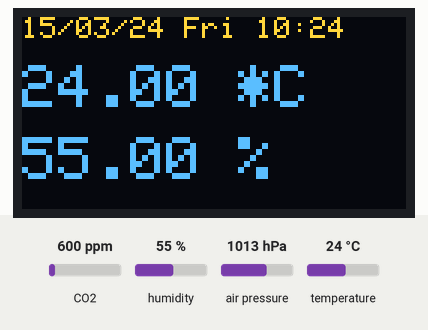
Simulated run of this sketch. Board: ESP8266 (NodeMCU). Shown: 128×64 one-colour display. The test bench sets the inputs (shaded band); at power-on: CO2 600 ppm, humidity 55 %, air pressure 1013 hPa, temperature 24 °C. The OLED is the two-colour kind (top 16 rows yellow); WiFi joins after 1.5 s; servers stay silent unless stated; the display library's start-up logo is not drawn; the local clock reads 2024-03-15 10:24:30 at power-on unless the sketch sets it; storage starts empty; what the sketch prints to the serial monitor is not drawn.

Above: at 2.8 s.
2.9 s: CO2 set to 452 ppm
At 7.7 s:
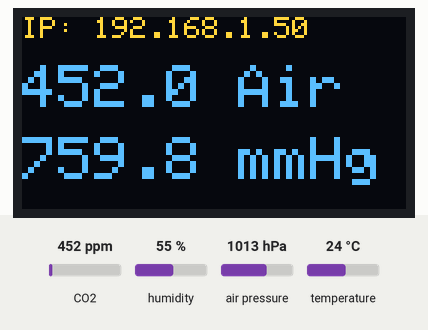
13.4 s: humidity set to 22 %
At 22.8 s:
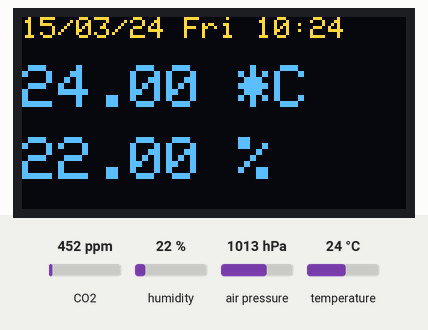
23.4 s: air pressure set to 952 hPa
At 27.9 s:
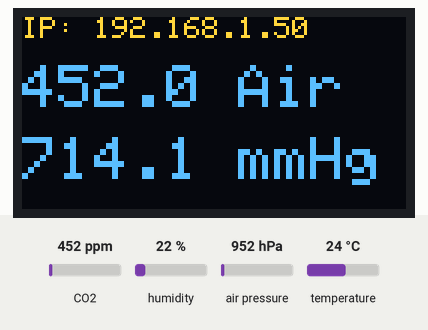
38.4 s: temperature set to 12 °C
At 43.1 s:
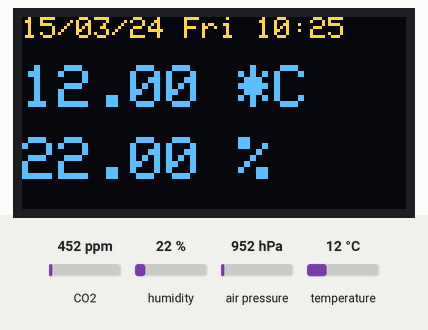
Timing chart, 0 to 44.6 s (numbered marks = the images above; inputs shaded):
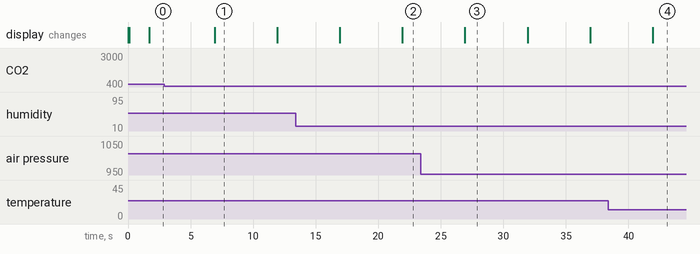

Measured:
- after the input at 2.9 s, the display: changes after 4.0 s (image 1)
- after the input at 13.4 s, the display: first differs from a run without the input after 8.5 s (image 2)
- after the input at 38.4 s, the display: changes after 3.5 s (image 4)
- what the display in image 1 shows lasts 5.0 s, from 6.9 s to 11.9 s

The sketch:

esp8266_inHome_weather_server.ino
```cpp
// (licence header left out)
#include "HelpFunctions.h"
#include "Constants.h"
#include "Initialisation.h"
#include "NTP.h"

void setup(void) {

  pinMode(LED_BUILTIN, OUTPUT);
  digitalWrite(LED_BUILTIN, HIGH);    // tern on
  delay(10);
  Serial.begin(115200);
  delay(10);

  // actions with display
  display.begin(SSD1306_SWITCHCAPVCC, 0x3C);  // initialize with the I2C addr 0x3C
  display.display();
  delay(10);
  display.clearDisplay();                 // Clear the buffer.
  display.setTextColor(WHITE);            // 'inverted' text
  display.setTextSize(2);
  display.setCursor(0, 0);
  display.println(" inHome\n  weather\n   server\nLoading...");
  display.display();

  delay(10);

  bme.begin(0x76);      // I2C adr.
  rtc.begin();

  startWiFi();          // Start a Wi-Fi access point, and try to connect to some given access points.
  startOTA();           // Start the OTA service
  startSPIFFS();        // Start the SPIFFS and list all contents
  startMDNS();          // Start the mDNS responder
  startServer();        // Start a HTTP server with a file read handler and an upload handler
  startUDP();           // Start listening for UDP messages to port 123
  tryGetNTPresponse();  // connect to a NTP server

  digitalWrite(LED_BUILTIN, LOW); // tern off
}

/*________________________________________LOOP________________________________________*/
void loop(void) {

  ArduinoOTA.handle();      // listen for OTA events
  server.handleClient();    // run the server

  unsigned long currentMillis = millis();

  if (currentMillis - sensorsUpdateMillis > sensorsUpdatePeriod) {     // update sensors every 'period'
    sensorsUpdateMillis = currentMillis;

    sensorData();                           // get sensors data

    if (correction_delta) {                 // temperature correction: get delta
      if (currentMillis >= 600000) {        // timer = 10 min
        delta_t = t - t_zero;
        correction_delta = false;
        Serial.println("temperature correction done");
      }
    }
  } else if (first_power_on) {
    sensorData();
    sensorDataError(t, h, p);             // handle 'nan' data at first boot
    displayYourStaff();                   // show collected data

    first_power_on = false;
    writeSensorsDataTotheFiles();         // write sensor data on boot up (power On) when they are ready
  }

  if (currentMillis - lcd_update_Millis > lcd_update_period) {
    lcd_update_Millis = currentMillis;

    displayYourStaff();                   // show collected data
  }

  if (currentMillis - sensorsRequestMillis > sensorsRequestPeriod) {
    sensorsRequestMillis = currentMillis;

    writeSensorsDataTotheFiles();         // write data to .csv files
  }

  if (currentMillis - wifiReconnectMillis > wifiReconnectPeriod) {     // update sensors every 'period'
    wifiReconnectMillis = currentMillis;

    if (wifiMulti.run() == WL_DISCONNECTED ||
        wifiMulti.run() == WL_IDLE_STATUS ||
        wifiMulti.run() == WL_CONNECT_FAILED) { // reconnect to a new Wifi point
      startWiFi();
    }
  }

  if (currentMillis - prevNTPMillis > intervalNTP) {  // Request the time from the time server every hour
    prevNTPMillis = currentMillis;

    tryGetNTPresponse();                        // work with NTP and try to synchronize RTC with time Server
  }
}

/*________________________________________SETUP_FUNCTIONS________________________________________*/

void startWiFi() {      // Try to connect to some given access points. Then wait for a connection
  WiFi.mode(WIFI_STA);
  //WiFi.begin(ssid, password);
  wifiMulti.addAP(ssid_3, password_3);
  wifiMulti.addAP(ssid_4, password_4);
  wifiMulti.addAP(ssid_1, password_1);        // add Wi-Fi networks you want to connect to
  wifiMulti.addAP(ssid_2, password_2);

  Serial.println("Connecting...");            // Wait for the Wi-Fi to connect
  wifiMulti.run();                            // wifiMulti.run() or WiFi.status()
  delay(10);

  if (wifiMulti.run() == WL_CONNECTED) {      // Tell us what network we're connected to
    Serial.println("\r\n");
    Serial.println("Connected to:\t" + (String) WiFi.SSID());
    Serial.print("IP address:\t");
    Serial.print(WiFi.localIP());
    Serial.println("\r\n");
  }
}

void startUDP() {
  Serial.println("Starting UDP");
  UDP.begin(localPort);                       // Start listening for UDP messages to port 123
  Serial.println("Local port:\t" + (String) UDP.localPort());
}

void startOTA() {     // Start the OTA service
  ArduinoOTA.setHostname(OTAName);
  ArduinoOTA.setPassword(OTAPassword);

  ArduinoOTA.onStart([]() {
    Serial.println("OTA Start...");
  });
  ArduinoOTA.onEnd([]() {
    Serial.println("\r\nEnd");
  });
  ArduinoOTA.onProgress([](unsigned int progress, unsigned int total) {
    digitalWrite(LED_BUILTIN, HIGH);          // tern on
    Serial.printf("Progress: %u%%\r", (progress / (total / 100)));
    digitalWrite(LED_BUILTIN, LOW);           // tern off
  });
  ArduinoOTA.onError([](ota_error_t error) {
    Serial.printf("Error[%u]: ", error);
    if (error == OTA_AUTH_ERROR) Serial.println("Auth Failed");
    else if (error == OTA_BEGIN_ERROR) Serial.println("Begin Failed");
    else if (error == OTA_CONNECT_ERROR) Serial.println("Connect Failed");
    else if (error == OTA_RECEIVE_ERROR) Serial.println("Receive Failed");
    else if (error == OTA_END_ERROR) Serial.println("End Failed");
  });
  ArduinoOTA.begin();
  Serial.println("OTA ready\r\n");
}

void startSPIFFS() {                            // Start the SPI Flash File System (SPIFFS)
  SPIFFS.begin();
  Serial.println("SPIFFS started. Contents:");
  {
    Dir dir = SPIFFS.openDir("/");
    while (dir.next()) {                        // List the file system contents
      String fileName = dir.fileName();
      size_t fileSize = dir.fileSize();
      Serial.printf("\tFS File: %s, size: %s\r\n", fileName.c_str(), formatBytes(fileSize).c_str());
    }
    Serial.printf("\n");
  }

  //  SPIFFS.remove("/tempr.csv");                // remove data file
  //  SPIFFS.remove("/hum.csv");
  //  SPIFFS.remove("/air.csv");
  //  SPIFFS.remove("/pre.csv");
}

void startMDNS() {                              // Start the mDNS
  MDNS.begin(mdnsName);
  Serial.println("mDNS responder started: http://" + (String) mdnsName + ".local");
}

void startServer() {                            // Start a HTTP server with a file read handler and an upload handler
  server.on("/edit.html", HTTP_POST, []() {     // If a POST request is sent to the /edit.html address,
    server.send(200, "text/plain", "");
  }, handleFileUpload);                         // go to 'handleFileUpload'

  server.onNotFound(handleNotFound);            // if someone requests any other file or page, go to function 'handleNotFound'
  // and check if the file exists
  server.begin();                               // start the HTTP server
  Serial.println("HTTP server started.");
}

/*________________________________________SERVER_HANDLERS________________________________________*/

void handleNotFound() {     // if the requested file or page doesn't exist, return a 404 not found error
  digitalWrite(LED_BUILTIN, HIGH);
  if (!handleFileRead(server.uri())) {      // check if the file exists in the flash memory (SPIFFS), if so, send it
    server.send(404, "text/plain", "404: File Not Found");
  }
  digitalWrite(LED_BUILTIN, LOW);
}

bool handleFileRead(String path) {                          // send the right file to the client (if it exists)
  digitalWrite(LED_BUILTIN, HIGH);
  //Serial.println("handleFileRead: " + path);
  if (path.endsWith("/")) path += "index.html";             // If a folder is requested, send the index file
  String contentType = getContentType(path);                // Get the MIME type
  String pathWithGz = path + ".gz";
  if (SPIFFS.exists(pathWithGz) ||
      SPIFFS.exists(path)) {   // If the file exists, either as a compressed archive, or normal
    if (SPIFFS.exists(pathWithGz))                          // If there's a compressed version available
      path += ".gz";                                        // Use the compressed version
    File file = SPIFFS.open(path, "r");                     // Open the file
    size_t sent = server.streamFile(file, contentType);     // Send it to the client
    file.close();                                           // Close the file again
    //Serial.println(String("\tSent file: ") + path);
    return true;
  }
  Serial.println(String("\tFile Not Found: ") + path);      // If the file doesn't exist, return false
  digitalWrite(LED_BUILTIN, LOW);
  return false;
}

void handleFileUpload() { // upload a new file to the SPIFFS
  digitalWrite(LED_BUILTIN, HIGH);                        // tern on
  HTTPUpload &upload = server.upload();
  String path;
  if (upload.status == UPLOAD_FILE_START) {
    path = upload.filename;
    if (!path.startsWith("/")) path = "/" + path;
    if (!path.endsWith(
          ".gz")) {                         // The file server always prefers a compressed version of a file
      String pathWithGz =
        path + ".gz";                  // So if an uploaded file is not compressed, the existing compressed
      if (SPIFFS.exists(pathWithGz))                     // version of that file must be deleted (if it exists)
        SPIFFS.remove(pathWithGz);
    }
    Serial.println("handleFileUpload Name: " + (String) path);
    fsUploadFile = SPIFFS.open(path,
                               "w");               // Open the file for writing in SPIFFS (create if it doesn't exist)
    path = String();
  } else if (upload.status == UPLOAD_FILE_WRITE) {
    if (fsUploadFile)
      fsUploadFile.write(upload.buf, upload.currentSize); // Write the received bytes to the file
  } else if (upload.status == UPLOAD_FILE_END) {
    if (fsUploadFile) {                                   // If the file was successfully created
      fsUploadFile.close();                               // Close the file again
      Serial.println("handleFileUpload Size: " + (String) upload.totalSize);
      server.sendHeader("Location", "/success.html");     // Redirect the client to the success page
      server.send(303);
    } else {
      server.send(500, "text/plain", "500: couldn't create file");
    }
  }
  digitalWrite(LED_BUILTIN, LOW);           // tern off
}

/*________________________________________HELPER_FUNCTIONS________________________________________*/

String getContentType(String filename) {      // convert the file extension to the MIME type
  if (filename.endsWith(".htm")) return "text/html";
  else if (filename.endsWith(".html")) return "text/html";
  else if (filename.endsWith(".css")) return "text/css";
  else if (filename.endsWith(".js")) return "application/javascript";
  else if (filename.endsWith(".png")) return "image/png";
  else if (filename.endsWith(".gif")) return "image/gif";
  else if (filename.endsWith(".jpg")) return "image/jpeg";
  else if (filename.endsWith(".ico")) return "image/x-icon";
  else if (filename.endsWith(".xml")) return "text/xml";
  else if (filename.endsWith(".pdf")) return "application/x-pdf";
  else if (filename.endsWith(".zip")) return "application/x-zip";
  else if (filename.endsWith(".gz")) return "application/x-gzip";
  return "text/plain";
}

void sensorData() {
  t = bme.readTemperature();
  h = bme.readHumidity();
  //a = gasSensor.getPPM();               // normal
  a = gasSensor.getCorrectedPPM(t, h);    // corrected
  //float zero = gasSensor.getRZero();    // check 'zero' and set you personal number in the MQ135 library
  //Serial.println("gas: " + (String)a + " zero: " + (String)zero);
  p = bme.readPressure() * 0.0075006;     // to 'mmHg'

  t -= delta_t;

  if (correction_t) {                     // temperature correction: get start number (room/PCB temperature)
    t_zero = t;
    correction_t = false;
  }
}

void displayYourStaff() {

  if (show) {   // display: time + temperature + humidity for 5 sec, then Wifi IP + air + pressure for 5 sec
    RTC();                                  // display Time

    display.setTextSize(2);
    display.println((String) t + " *C");
    display.setTextSize(1);                 // line spacing
    display.println("");
    display.setTextSize(2);
    display.println((String) h + " %");
    display.display();

    show = false;
  } else {
    display.clearDisplay();
    display.setTextSize(1);
    display.setCursor(0, 0);
    display.print("IP: ");
    display.println(WiFi.localIP());        // display IP
    display.println("");

    display.setTextSize(2);
    display.print(a, 1);                    // round to '.0'
    display.println(" Air");
    display.setTextSize(1);                 // line spacing
    display.println("");
    display.setTextSize(2);
    display.print(p, 1);                    // round from '738.92' to '738.9'
    display.println(" mmHg");
    display.display();

    show = true;
  }
}

void sendJson(int time_now) {
  if (!client.connect(host, httpPort)) {
    //Serial.println("connection failed");
    return;
  }

  StaticJsonDocument<200> doc;
  // DynamicJsonDocument  doc(200);
  doc["sensor"] = "esp8266";
  doc["time"] = time_now;
  doc["temp"] = t;
  doc["hum"] = h;
  doc["air"] = a;
  doc["pres"] = p;

  serializeJson(doc, client);

  unsigned long timeout = millis();
  while (client.available() == 0) {
    if (millis() - timeout > 5000) {
      Serial.println(">>> Client Timeout !");
      client.stop();
      return;
    }
  }

  // Read all the lines of the reply from server and print them to Serial
  while (client.available()) {
    String line = client.readStringUntil('\r');
    Serial.print(line);
  }

  client.print("q");

  Serial.println();
  Serial.println("closing connection");
}

void writeSensorsDataTotheFiles() {
  DateTime now = rtc.now();
  uint32_t timeNow = now.unixtime() - 3 * 60 * 60; // minus 3h, TODO: Time Zone Problem !!!
  if (timeNow != 0) {

    sendJson(timeNow);

    //    String t_t = (String) t;                 // Compare to "nan", to avoid holes in the graphic
    //    if (!t_t.equals("nan")) {
    //      File tempLog = SPIFFS.open("/tempr.csv", "a");  // Write the time and the temperature to the csv file
    //      tempLog.println((String) timeNow + ',' + (String) t);
    //      tempLog.close();
    //    }
    //
    //    String h_t = (String) h;
    //    if (!h_t.equals("nan")) {
    //      File humLog = SPIFFS.open("/hum.csv", "a");
    //      humLog.println((String) timeNow + ',' + (String) h);
    //      humLog.close();
    //    }
    //
    //    String air_t = (String) a;
    //    if (!air_t.equals("nan")) {
    //      File airLog = SPIFFS.open("/air.csv", "a");
    //      airLog.println((String) timeNow + ',' + (String) a);
    //      airLog.close();
    //    }
    //
    //    String press_t = (String) p;
    //    if (!press_t.equals("nan")) {
    //      File preLog = SPIFFS.open("/pre.csv", "a");
    //      preLog.println((String) timeNow + ',' + (String) p);
    //      preLog.close();
    //    }
  } else {                                  // If we didn't receive an NTP response yet, send another request
    sendNTPpacket(timeServerIP);
    delay(10);
  }
}

void RTC() {
  DateTime now = rtc.now();
  String rtc_day = ifTimeNumber10(now.day());
  String rtc_month = ifTimeNumber10(now.month());
  String rtc_year = ifTimeNumber10(now.year() - 2000);  // round from '2018' to '18'
  String rtc_hour = ifTimeNumber10(now.hour());
  String rtc_minute = ifTimeNumber10(now.minute());

  display.clearDisplay();
  display.setTextSize(1);
  display.setCursor(0, 0);

  display.print(rtc_day);
  display.print('/');
  display.print(rtc_month);
  display.print('/');
  display.print(rtc_year);
  display.print(" ");
  display.print(daysOfTheWeek[now.dayOfTheWeek()]);
  display.print(" ");
  display.print(rtc_hour);
  display.print(':');
  display.println(rtc_minute);
  //display.print(':');
  //display.println(now.second());
  display.println("");
}

void showTimeNow() {                        // check time from RTC3231
  DateTime now = rtc.now();

  Serial.print(" since 1970 = " + (String) now.unixtime());                             // unix time
  Serial.print((String) now.year() + '/' + (String) now.month() + '/' + (String) now.day());
  Serial.print(" (" + (String) daysOfTheWeek[now.dayOfTheWeek()] + ") ");
  Serial.println((String) now.hour() + ':' + (String) now.minute() + ':' + (String) now.second());
}
```

HelpFunctions.h
```cpp
String formatBytes(size_t bytes) {            // convert sizes in bytes to KB and MB
  if (bytes < 1024) {
    return String(bytes) + "B";
  } else if (bytes < (1024 * 1024)) {
    return String(bytes / 1024.0) + "KB";
  } else if (bytes < (1024 * 1024 * 1024)) {
    return String(bytes / 1024.0 / 1024.0) + "MB";
  }
}

String ifTimeNumber10(int number) {
  String s = "";

  if (number < 10) {
    s = "0" + (String) number;
  } else {
    s = (String) number;
  }

  return s;
}

void sensorDataError(float t, float h, float p) {       // handle 'nan' data at first boot -
  String ts = (String)t;                                // some data initialization bug
  String hs = (String)h;
  String ps = (String)p;

  if (ts.equals(hs) && hs.equals(ps) && ps.equals(ts)) {  // only 1 chance to be - when "nan"
    ESP.restart();
  }
}
```

Source omitted: Constants.h (2297 bytes), Initialisation.h (1838 bytes), NTP.h (2896 bytes)
